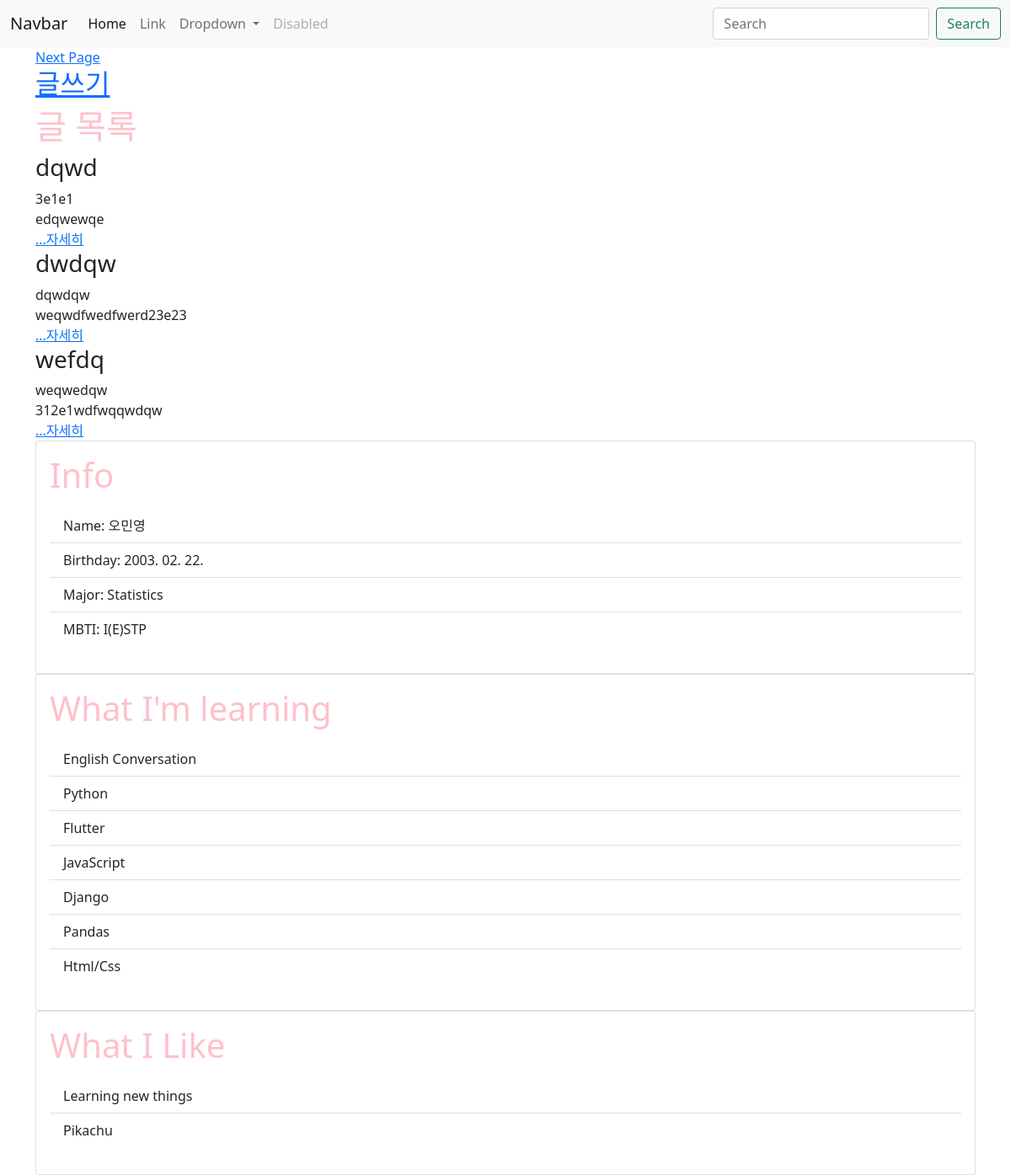
Before: / with the older database file.
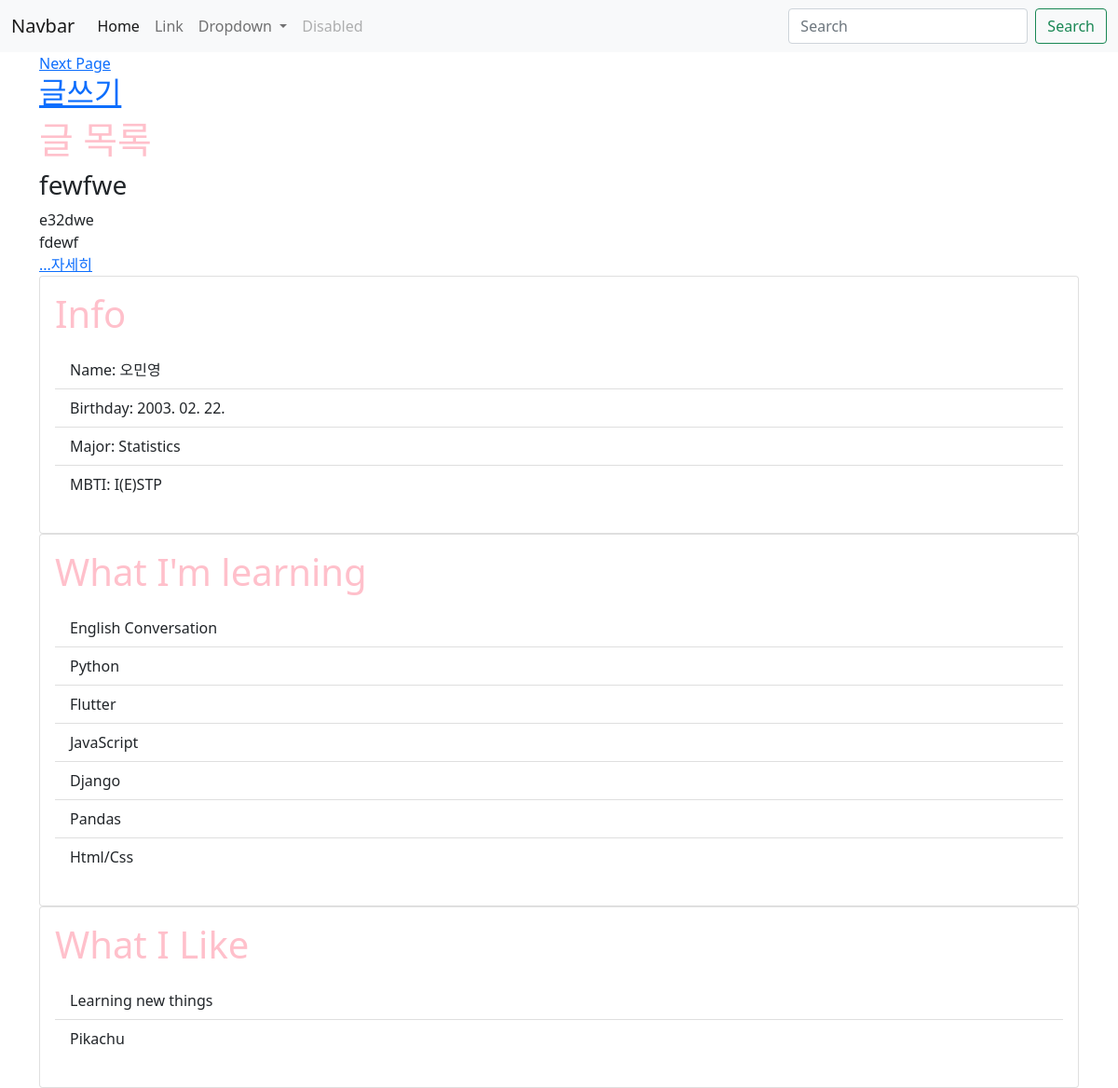
After: the same page with the newer database file.
### main/models.py (models this page shows, shortened)
class Post(models.Model):
    id = models.AutoField(primary_key=True)
    title = models.CharField(max_length=200)
    writer = models.CharField(max_length=100)
    pub_date = models.DateTimeField()
    body = models.TextField()
    image = models.ImageField(upload_to = "post/", blank=True, null=True)
    def summary(self):
        return self.body[:20]

### main/views.py (the view)
# urls.py: path('', showmain, name= 'showmain'),
def showmain(request):
    posts = Post.objects.all()
    return render(request, 'main/show.html', {'posts':posts})

### main/templates/main/show.html
{% extends 'base.html' %}
{% block content %}
<a href="{% url 'main:showpage' %}">Next Page</a>
<h2><a href="{%url 'main:new'%}">글쓰기</a></h2>
<h1>글 목록</h1>
{% for post in posts %}
<div>
    <h3>{{post.title}}</h3>
    {{post.writer}}<br>
    {{post.summary}} <br>
    <a href="{%url 'main:detail' post.id %}">...자세히</a>
</div>
{% endfor %}
<div class="card">
    <div class="card-body">
        <h1 class="card-title">Info</h1>
        <p class="card-text">
        <ul class="list-group list-group-flush">
            <li class="list-group-item">Name: 오민영</li>
            <li class="list-group-item">Birthday: 2003. 02. 22.</li>
            <li class="list-group-item">Major: Statistics</li>
            <li class="list-group-item">MBTI: I(E)STP</li>
        </ul>
        </p>
    </div>
</div>
<div class="card">
    <div class="card-body">
        <h1 class="card-title">What I'm learning</h1>
        <p class="card-text">
        <ul class="list-group list-group-flush">
            <li class="list-group-item">English Conversation</li>
            <li class="list-group-item">Python</li>
            <li class="list-group-item">Flutter</li>
            <li class="list-group-item">JavaScript</li>
            <li class="list-group-item">Django</li>
            <li class="list-group-item">Pandas</li>
            <li class="list-group-item">Html/Css</li>
        </ul>
        </p>
    </div>
</div>
<div class="card">
    <div class="card-body">
        <h1 class="card-title">What I Like </h1>
        <p class="card-text">
        <ul class="list-group list-group-flush">
            <li class="list-group-item">Learning new things</li>
            <li class="list-group-item">Pikachu</li>
        </ul>
        </p>
    </div>
</div>
{% endblock %}

### intro_assignment/templates/base.html (shortened to what this page needs)
<!DOCTYPE html>
{% load static %}
<html lang="en">
<head>
    <link rel= "stylesheet"href= "{% static 'css/project.css' %}" type= "text/css">
    <link href="https://cdn.jsdelivr.net/npm/bootstrap@5.1.3/dist/css/bootstrap.min.css" rel="stylesheet"
>
</head>
<body>
    {% include 'shared/_navbar.html' %}
    <div class="container">
        {% block content %}
        {% endblock %}
    </div>
</body>
</html>

### intro_assignment/templates/shared/_navbar.html (shortened to what this page needs)
<nav class="navbar navbar-expand-lg navbar-light bg-light">
    <div class="container-fluid">
        <a class="navbar-brand" href="#">Navbar</a>
        <div class="collapse navbar-collapse" id="navbarSupportedContent">
            <ul class="navbar-nav me-auto mb-2 mb-lg-0">
                <li class="nav-item">
                    <a class="nav-link active" aria-current="page" href="#">Home</a>
                </li>
                <li class="nav-item">
                    <a class="nav-link" href="#">Link</a>
                </li>
                <li class="nav-item dropdown">
                    <a class="nav-link dropdown-toggle" href="#" id="navbarDropdown" role="button"
                        data-bs-toggle="dropdown" aria-expanded="false">
                        Dropdown
                    </a>
                </li>
                <li class="nav-item">
                    <a class="nav-link disabled">Disabled</a>
                </li>
            </ul>
            <form class="d-flex">
                <input class="form-control me-2" type="search" placeholder="Search" aria-label="Search">
                <button class="btn btn-outline-success" type="submit">Search</button>
            </form>
        </div>
    </div>
</nav>

### intro_assignment/static/css/project.css (style rules this page uses)
h1 { color: pink; }

Changed rows visible on the page:
removed Post: title "dqwd", writer "3e1e1", summary "edqwewqe"
removed Post: title "dwdqw", writer "dqwdqw", summary "weqwdfwedfwerd23e23"
removed Post: title "wefdq", writer "weqwedqw", summary "312e1wdfwqqwdqw"
added Post: title "fewfwe", writer "e32dwe", summary "fdewf"
